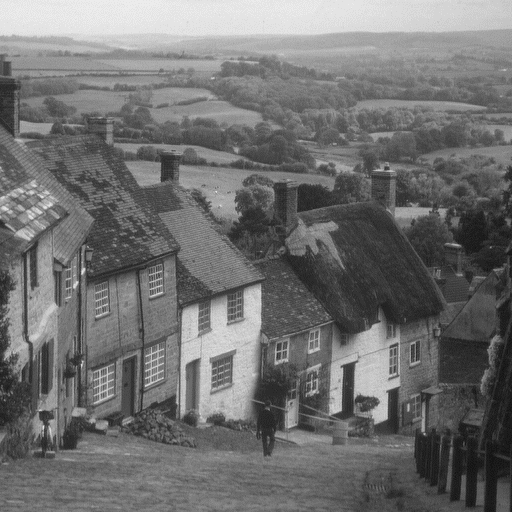
#> input picture img/test/goldhill.bmp, 512 x 512 px, given in place of goldhill.png, which was not available
$ jupyter execute --allow-errors 'Lesson 4 - Edge Detection.ipynb'   (shell and % lines are left out)   (older library calls are emulated)   (text cells are left out)
#> lines starting #> are read from the running program, lines starting #| are printed output that depends on the picture; after the words box and inside, x2 and y2 are one past the last pixel; in counts of white or black regions, pixels touching at a corner belong together; pictures that were not available may be replaced by others from this repository, and a replacement may not be noted
[cell 1]
import cv2
import numpy as np
import skimage
import matplotlib.pyplot as plt

[cell 2]
def show_image(image, cmap = None, fig_size = (10, 10)):
    fig, ax = plt.subplots(figsize=fig_size)
    ax.imshow(image, cmap = cmap)
    ax.axis('off')
    plt.show()

[cell 3]
image = cv2.imread('../img/license_plate.png')
#> (the rest of this cell did not finish here and is left out)

#> (a cell that did not finish here is left out)

#> (a cell that did not finish here is left out)

#> (a cell that did not finish here is left out)

#> (a cell that did not finish here is left out)

#> (a cell that did not finish here is left out)

[cell 9]
from skimage.filters import threshold_local

#> (a cell that did not finish here is left out)

[cell 11]
# TODO: Apply the above three thresholding methods to another image. Which has performed better? - You may need to fine tune Hyperparameters

# construct the list of thresholding methods
methods = [
    "Threshold",
    "OtsuMethod",
    "AdapThresholding"
    ]
plt.figure(figsize=(20,10))
#image = np.flip(cv2.imread('../img/coding.png'), axis =2)

image = cv2.imread('../img/test/goldhill.png')
#> image is the input picture: shape (512, 512, 3); min 20, max 236, mean 112.2
gray = cv2.cvtColor(image, cv2.COLOR_BGR2GRAY)
blurred = cv2.GaussianBlur(gray, (7, 7), 0)
# loop over the interpolation methods
for i, (name) in enumerate(methods):
    if name == "Threshold":
        (T, thresh) = cv2.threshold(blurred, 200, 255, cv2.THRESH_BINARY)
        height, width = thresh.shape[:2]
        dim = (height, width)
        result = thresh
    if name == "OtsuMethod":
        (T, thresh) = cv2.threshold(blurred, 0, 255,
        cv2.THRESH_BINARY_INV | cv2.THRESH_OTSU)
        height, width = thresh.shape[:2]
        dim = (height, width)
        result = thresh
    if name == "AdapThresholding":
        thresh = cv2.adaptiveThreshold(blurred, 255,
        cv2.ADAPTIVE_THRESH_MEAN_C, cv2.THRESH_BINARY_INV, 35, 5)
        height, width = thresh.shape[:2]
        dim = (height, width)
        result = thresh
    plt.subplot(2,3,i+1),plt.imshow(result, cmap = 'gray')
    plt.title(f'Method: {name}, size: {dim}')
#> this loop made 3 passes
#> T on pass 2: 134
#> pass 1, `(T, thresh) = cv2.threshold(blurred, 200, 255, cv2.THRESH_BINARY)`:
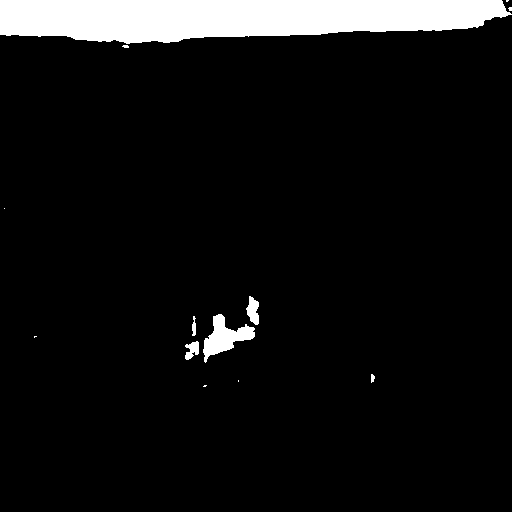
#> thresh: shape (512, 512); 7.4% white; 13 white regions (7 under 20 px), largest, box (x1, y1, x2, y2) and area: (0, 0, 512, 44) 17646, (203, 314, 255, 363) 1091, (246, 296, 259, 325) 247, (185, 341, 199, 360) 172, (192, 316, 196, 336) 60, (371, 374, 375, 383) 27
#> pass 2, `(T, thresh) = cv2.threshold(blurred, 0, 255, cv2.THRESH_BINARY_INV | c..`:
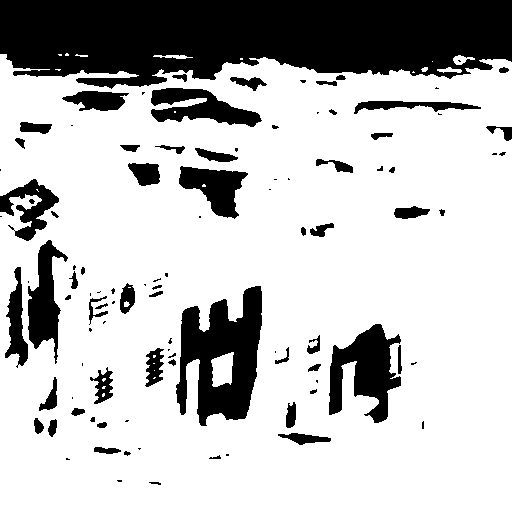
#> thresh: shape (512, 512); 75.2% white; 103 black regions (42 under 20 px), largest, box (x1, y1, x2, y2) and area: (0, 0, 512, 89) 36498, (176, 286, 262, 426) 7176, (329, 324, 401, 423) 3847
#> pass 3, `thresh = cv2.adaptiveThreshold(blurred, 255, cv2.ADAPTIVE_THRESH_MEAN_..`:
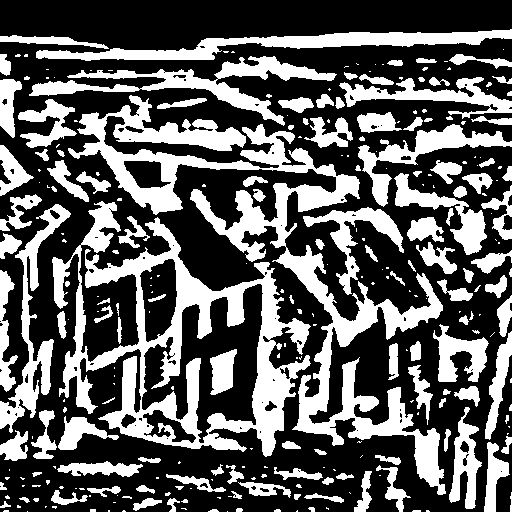
#> thresh: shape (512, 512); 36.6% white; 284 white regions (154 under 20 px), largest, box (x1, y1, x2, y2) and area: (68, 95, 446, 495) 22988, (52, 201, 311, 457) 19085, (36, 29, 512, 61) 5062
plt.subplot(2,3,4), plt.imshow(image)
plt.title(f'Original - Shape: {image.shape[:2]}')
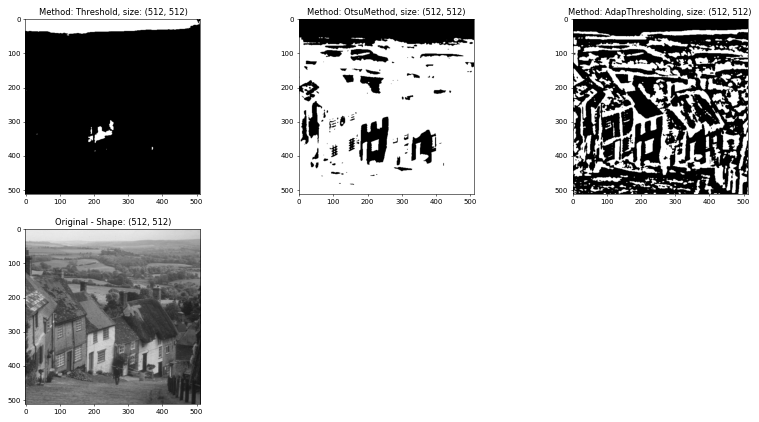
#> figure drawn by matplotlib, 4 panels

[cell 12]
import cv2
import numpy as np
from matplotlib import pyplot as plt

img = cv2.imread('../img/bricks.png')
#> (the rest of this cell did not finish here and is left out)

#> (a cell that did not finish here is left out)

[cell 14]
img = cv2.imread('../img/bricks.png')
#> (the rest of this cell did not finish here and is left out)

[cell 15]
lower_angle = 90
upper_angle = 100

# find all pixels that are within the upper and low angle boundaries
#> (the rest of this cell did not finish here and is left out)

[cell 16]
# TODO: Load the seal image and calculate the gradient orientation and magnitude of the image at pixel 100, 100
img = cv2.imread('../img/seal.png')
#> (the rest of this cell did not finish here and is left out)

$ run again, with notebooks/edited.png saved as img/test/goldhill.bmp
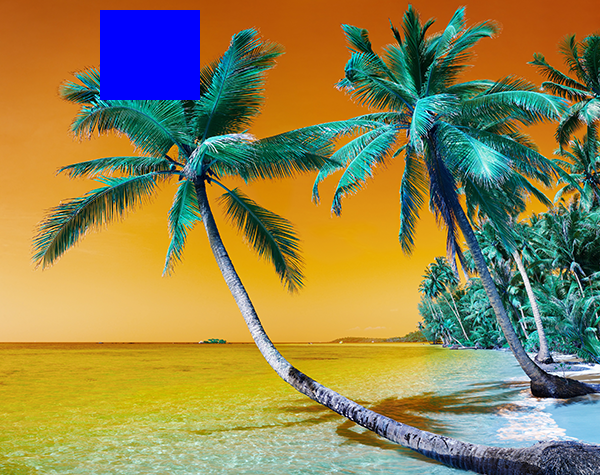
#> input picture notebooks/edited.png, 600 x 475 px, given in place of goldhill.png, which was not available
#> image is the input picture: shape (475, 600, 3); mean B, G, R 79.9, 133.5, 144.9
#> the loop `for i, (name) in enumerate(methods):` made 3 passes
#> T on pass 2: 126
#> pass 1, `(T, thresh) = cv2.threshold(blurred, 200, 255, cv2.THRESH_BINARY)`:
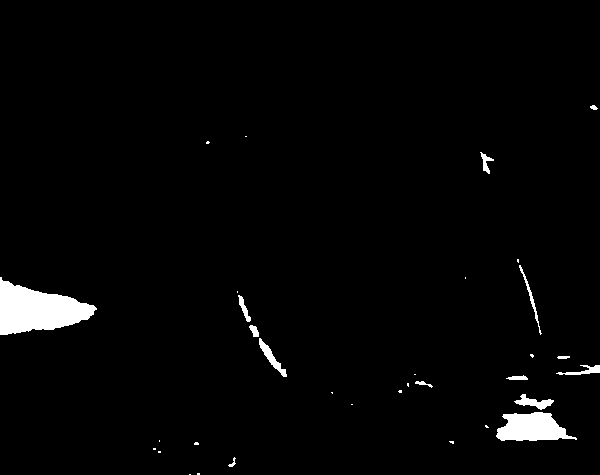
#> thresh: shape (475, 600); 2.3% white; 33 white regions (19 under 20 px), largest, box (x1, y1, x2, y2) and area: (0, 277, 97, 335) 3346, (496, 412, 577, 441) 1600, (259, 338, 287, 377) 280
#> pass 3, `thresh = cv2.adaptiveThreshold(blurred, 255, cv2.ADAPTIVE_THRESH_MEAN_..`:
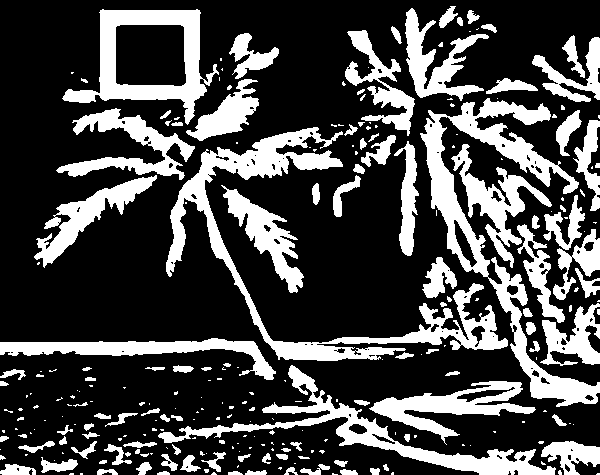
#> thresh: shape (475, 600); 27.9% white; 262 white regions (152 under 20 px), largest, box (x1, y1, x2, y2) and area: (166, 127, 508, 361) 10912, (420, 98, 600, 407) 9889, (158, 365, 556, 475) 5918
